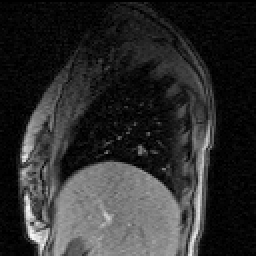
#> input picture workshop_2/cine_MR_1.png, 128 x 128 px (shown 2 times larger)
$ jupyter execute registration_workshop_2.ipynb   (older library calls are emulated)
#> lines starting #> are read from the running program, lines starting #| are printed output that depends on the picture
### workshop_2/demons.py
from skimage.transform import rescale
from scipy.ndimage.filters import gaussian_filter
import matplotlib.pyplot as plt
import numpy as np
import utils
from matplotlib.colors import ListedColormap

class DemonsAlgorithm(object):
  def __init__(self, optDict = {}):
    # set the parameters of the algorithm
    # if the parameters have not been set in the options dictionary
    # then use the default parameters defined in the second
    # argument of dictionary.get()
    self.target_full = optDict.get('target', '')
    self.source_full = optDict.get('source','')
    self.sigma_elastic = optDict.get('sigma_elastic', 1)
    self.sigma_fluid = optDict.get('sigma_fluid', 1)
    self.use_target_grad = optDict.get('use_target_grad', False)
    self.num_lev = optDict.get('num_lev', 1)
    self.max_it = optDict.get('max_it', 100)
    self.df_thresh = optDict.get('df_thresh', 0.001)
    self.check_MSD = optDict.get('check_MSD', True)
    self.disp_freq = optDict.get('disp_freq', 10)

  def run( self ):
    # loop over resolution levels
    for lev in xrange(1,self.num_lev+1):
        # resample images if needed
        if lev == self.num_lev:
            target = self.target_full
            source = self.source_full
        else:
            resamp_factor = np.power(2, self.num_lev - lev)
            target = rescale(self.target_full, 1.0/resamp_factor, mode='reflect', preserve_range=True, \
                             multichannel=False, order =3,  anti_aliasing=True)
            source = rescale(self.source_full, 1.0/resamp_factor, mode='reflect', preserve_range=True, \
                             multichannel=False, order =3,  anti_aliasing=True)

        # if first level initialise def_field, disp_field and update
        if lev == 1:
            X,Y = np.mgrid[0:target.shape[0],0:target.shape[1]]
            def_field = np.zeros((X.shape[0],X.shape[1],2))
            def_field[:,:,0] = X
            def_field[:,:,1] = Y
            disp_field_x = np.zeros(target.shape)
            disp_field_y = np.zeros(target.shape)
            update_x = np.zeros(target.shape)
            update_y = np.zeros(target.shape)
        else:
            # otherwise upsample disp_field from previous level
            disp_field_x = 2 * rescale(disp_field_x,2, mode='reflect', preserve_range=True, \
                                       multichannel=False,order =3)
            disp_field_y = 2 * rescale(disp_field_y,2, mode='reflect', preserve_range=True, \
                                       multichannel=False,order =3)
            # recalculate def_field for this level from disp_field
            X,Y = np.mgrid[0:target.shape[0],0:target.shape[1]]
            def_field = np.zeros((X.shape[0],X.shape[1],2)) # clear def_field from previous level
            def_field[:,:,0] = X
            def_field[:,:,1] = Y
            update_x = np.zeros(target.shape)
            update_y = np.zeros(target.shape)

        # calculate the transformed image at the start of this level
        self.trans_image = utils.resampImageWithDefField(source, def_field)

        # store the current def_field and MSD value to check for improvements at
        # end of iteration
        def_field_prev = def_field.copy()
        prev_MSD = self._calcMSD(target, self.trans_image)

        # pre-calculate the image gradients. only one of source or target
        # gradients needs to be calculated, as indicated by use_target_grad
        if self.use_target_grad:
            [target_gradient_x, target_gradient_y] = np.gradient(target)
        else:
            [source_gradient_x, source_gradient_y] = np.gradient(source)

        ## DISPLAY RESULTS ##
        cmap1 = plt.cm.Reds_r
        my_cmap1 = cmap1(np.arange(cmap1.N))
        my_cmap1[:,-1] = np.linspace(0, 1, cmap1.N)
        my_cmap1 = ListedColormap(my_cmap1)
        cmap2 = plt.cm.Blues_r
        my_cmap2 = cmap2(np.arange(cmap2.N))
        my_cmap2[:,-1] = np.linspace(0, 1, cmap2.N)
        my_cmap2 = ListedColormap(my_cmap2)

        fig, ax = plt.subplots(nrows = 2, ncols = 2, figsize = (7,7))
        utils.dispImage(source, ax = ax[0,0])
        ax[0,0].set_title('Source lv: {}'.format(lev))
        utils.dispImage(target, ax = ax[0,1])
        ax[0,1].set_title('Target lv: {}'.format(lev))
        utils.dispImage(self.trans_image, ax = ax[1,0])
        ax[1,0].set_title('Transformed Image lv: {}'.format(lev))
        #utils.dispImage(target - self.trans_image, ax = ax[1,1])
        ax[1,1].imshow(target.T, cmap = my_cmap1, vmin = np.min(target), vmax = np.max(target), \
          origin='lower', alpha = 0.5)
        ax[1,1].imshow(self.trans_image.T, cmap = my_cmap2, vmin = np.min(target), vmax = np.max(target), \
          origin='lower', alpha = 0.5)
        ax[1,1].set_title('Target (red) & Transformed Image (blue)')
        #plt.show()

        # main iterative loop - repeat until max number of iterations reached
        for it in range(self.max_it):
            # calculate update from demons forces
            #
            # if using target image graident use as is
            if self.use_target_grad:
                img_grad_x = target_gradient_x
                img_grad_y = target_gradient_y
            else:
                # but if using source image gradient need to transform with
                # current deformation field
                img_grad_x = utils.resampImageWithDefField(source_gradient_x, def_field)
                img_grad_y = utils.resampImageWithDefField(source_gradient_y, def_field)

            # calculate difference image
            diff = target - self.trans_image
            #calculate denominator of demons forces
            denom = np.power(img_grad_x,2) + np.power(img_grad_y,2) + np.power(diff,2)
            #calculate x and y components of numerator of demons forces
            numer_x = diff * img_grad_x
            numer_y = diff * img_grad_y
            #calculate the x and y components of the update
            update_x = numer_x / denom
            update_y = numer_y / denom
            #set nan values to 0
            update_x[np.isnan(update_x)] = 0
            update_y[np.isnan(update_y)] = 0

            #if fluid like regularisation used smooth the update
            if self.sigma_fluid > 0:
                update_x = gaussian_filter(update_x, self.sigma_fluid, mode='nearest')
                update_y = gaussian_filter(update_y, self.sigma_fluid, mode='nearest')

            #add the update to the current displacement field
            disp_field_x = disp_field_x + update_x
            disp_field_y = disp_field_y + update_y

            #if elastic like regularisation used smooth the displacement field
            if self.sigma_elastic > 0:
                disp_field_x = gaussian_filter(disp_field_x,self.sigma_elastic, mode='nearest')
                disp_field_y = gaussian_filter(disp_field_y, self.sigma_elastic, mode='nearest')

            #update deformation field from disp field
            def_field[:,:,0] = disp_field_x + X
            def_field[:,:,1] = disp_field_y + Y

            #transform the image using the updated deformation field
            self.trans_image = utils.resampImageWithDefField(source, def_field)
            if it % self.disp_freq == 0:
              # plot the results
              utils.dispImage(self.trans_image, ax = ax[1,0])
              #utils.dispImage(target - self.trans_image, ax = ax[1,1])
              ax[1,1].imshow(target.T, cmap = my_cmap1, vmin = np.min(target), vmax = np.max(target), \
               origin='lower', alpha = 0.5)
              ax[1,1].imshow(self.trans_image.T, cmap = my_cmap2, vmin = np.min(target), vmax = np.max(target), \
                origin='lower', alpha = 0.5)
              fig.canvas.draw()

              fig2, axs = plt.subplots(nrows = 2, ncols = 3, figsize = (7.5,5))
              utils.dispImage(disp_field_x, ax = axs[0,0])
              axs[0,0].set_title('Disp field x it: {}'.format(it))
              utils.dispImage(disp_field_y, ax = axs[1,0])
              axs[1,0].set_title('Disp field y it: {}'.format(it))
              utils.dispImage(update_x, ax = axs[0,1])
              axs[0,1].set_title('Update x it: {}'.format(it))
              utils.dispImage(update_y, ax = axs[1,1])
              axs[1,1].set_title('Update y it: {}'.format(it))
              utils.dispImage(self.trans_image, ax = axs[0,2])
              axs[0,2].set_title('Transformed image it: {}'.format(it))
              utils.dispImage(target - self.trans_image, ax = axs[1,2])
              axs[1,2].set_title('Target - transformed image it: {}'.format(it))


            #calculate MSD between target and transformed image
            MSD =  self._calcMSD(target, self.trans_image)

            #calculate max difference between previous and current def_field
            max_df = np.max(np.abs(def_field - def_field_prev))

            #display numerical results
            if it % 5 == 0:
              print('Iteration {0:d}: MSD = {1:e}, Max. change in def field = {2:0.3f}\n'.format(it, MSD, max_df))

            #check if max change in def field below threshhold
            if max_df < self.df_thresh:
                print('max df < df_thresh')
                break

            #check for improvement in MSD if required
            if self.check_MSD and MSD > prev_MSD:
                #restore previous results and finish level
                def_field = def_field_prev
                MSD = prev_MSD
                self.trans_image = utils.resampImageWithDefField(source, def_field)
                print('No improvement in MSD')
                break

            #update previous values of def_field and MSD
            def_field_prev = def_field.copy()
            prev_MSD = MSD.copy()


  # [17 lines left out: function _calcMSD, not called in this run]

### workshop_2/registration_workshop_2.ipynb
# Information Processing for Medical Imaging 2018/2019
## Registration workshop 2
### 24th January 2019

### Python version

### PART 1: Similarity Measures

[Open in Colab](https://colab.research.google.com/github/meganzoe/ipmi-registration/blob/master/workshop_2/registration_workshop_2.ipynb)

Uncomment the lines below to clone the code into the vritual Colab workspace.

[cell 1]
#!git clone https://github.com/meganzoe/ipmi-registration
#import os
#os.chdir('ipmi-registration/workshop_2')

Load the 2D images stored in `ct_slice_int8.png`,  `ct_slice_int16.png`, `mr_slice_int16.png`.

The images are stored as 8 and 16 bit unsigned integers, as the names suggest. Remember to convert them to doubles/floats to avoid processing errors, and to re-orientate them into ‘standard orientation’ as before.

Display the images using the `dispImage` function from last week. You should notice that the two CT images appear exactly the same, but if you examine the actual values in the images you will see that the images use different intensity ranges. In the 16 bit version, the intensity values correspond to Hounsfield Units (or rather Hounsfield Units + 1000, since air has a value of -1000, but the image cannot contain negative values as it is stored as unsigned integers), but in the 8 bit image the values have been scaled as the image can only contain values from 0 to 255.

Using the function you wrote last week, write code below that will transform each of the images by theta = -90:90 degrees about the point 10,10. Remember to avoid multiple re-samplings by always resampling the original images, and to use pull interpolation (so the image will appear to rotate clockwise). As the image is being rotated about a point near the bottom left of the image it should appear to move in from the left hand side of the image and then disappear off the bottom of the image (if you are unsure if your images are being transformed correctly ask one of the helpers).

For each value of theta use the provided `calcSSD` function within `utils.py` to calculate the SSD between:
1.	The original 16 bit CT and the rotated 16 bit CT
2.	The original 16 bit CT and the rotated 8 bit CT
3.	The original 16 bit CT and the rotated MR
4.	The original 8 bit CT and the rotated 8 bit CT

This will result in 181 SSD values for each of the 4 cases above. If you plot the results you should get the results seen in Figure 1 below.

Note that:
- SSD reaches a minimum (of 0) for cases 1 and 4 when the images are in alignment;
- For cases 2 and 3 SSD does not have a minimum when the images are aligned;
- For all cases the SSD drops off as the overlap between the images decreases;
- Although the shape of the SSD curve for cases 1 and 4 is the same, the values of the SSD are different by 2 orders of magnitude.

Make sure you understand why you get these results.

Now modify the `calcSSD` function so that it calculates the Mean Squared Difference and save it as a function called `calcMSD`. Repeat the rotations above and use your calcMSD function to calculate the MSD values for each value of theta.

[cell 2]
def calcMSD(A,B):
  """
  function to calculate the  mean of squared differences between
  two images

  INPUTS:    A: an image stored as a 2D matrix
             B: an image stored as a 2D matrix. B must be the
                same size as A

  OUTPUTS:   MSD: the value of the mean of squared differences


  NOTE: if either of the images contain NaN values, these
        pixels should be ignored when calculating the MSD.
  """
  return

If you plot the results they should appear as in figure 2:

Make sure you understand why:
- The MSD values for cases 1 and 4 are not affected by the amount of overlap between the image;
- The shape of the MSD curves for cases 1 and 4 are the same but the values are different;
- The MSD values for cases 2 and 3 are lower for negative values of theta and higher for positive values.

Look at the `calcEntropies` and `calcNCC` functions within `utils.py` and make sure you understand how they work. Use these functions to calculate the joint and marginal entropies (H_AB, H_A, and H_B), and the Normalised Cross Correlation (NCC) for each value of theta. Calculate the Mutual Information (MI) and Normalised Mutual Information (NMI) from the entropy values, and plot the results NCC, H_AB, MI, and NMI.
- Do the different measures perform as expected for the different cases?

Make sure you understand all the results you get.

### PART 2: Demons Registration

Load in the 3 images stored in `cine_MR_1.png`,  `cine_MR_2.png`, and `cine_MR_3.png`, convert them to doubles, and re-orientate them into ‘standard orientation’.

These images contain a 2D sagittal MR slice showing the lung, liver, and surrounding anatomy, at different points in time during free-breathing. Image 1 is at end-exhalation, image 2 at the end-inhalation for a normal breath, and image 3 at end-inhalation for a deep breath. Display the images and observer the motion that occurs between the images.
- Pay particular attention to motion that you think could be challenging for the demons algorithm to recover, such as very large motion and deformation, or sliding motion that can occur between the lung/liver and surrounding anatomy.

[cell 3]
## declare target_image and source_image here
from skimage import io
import numpy as np
cine_MR_1 = io.imread('cine_MR_1.png')
#> cine_MR_1 is the input picture: shape (128, 128); min 0, max 247, mean 45.4
target_image = np.flipud(np.double(cine_MR_1)).T
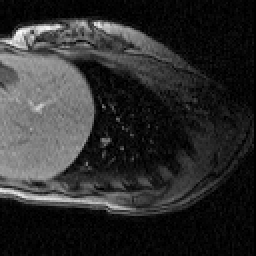
#> target_image: shape (128, 128) float64 (shown 2 times larger); min 0, max 247, mean 45.4

cine_MR_2 = io.imread('cine_MR_2.png')
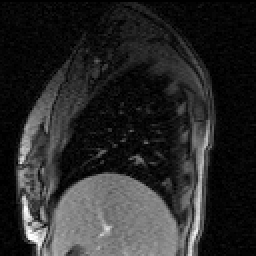
#> input picture workshop_2/cine_MR_2.png, 128 x 128 px (shown 2 times larger)
#> cine_MR_2 is the input picture: shape (128, 128); min 0, max 255, mean 41.3
source_image = np.flipud(np.double(cine_MR_2)).T
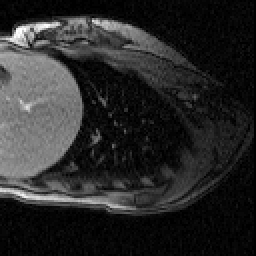
#> source_image: shape (128, 128) float64 (shown 2 times larger); min 0, max 255, mean 41.3

You have been provided with a script `demons.py` that will perform a registration based on the demons algorithm using a multi-resolution approach.
- Try running the algorithm. You first need to import the class defined in `demons.py`; then declare a dictionary of options (default parameters will be used otherwise) to give to the algorithm; then use the run() function to run the algorithm as shown below.

[cell 4]
from demons import DemonsAlgorithm

## declare the option dictionary to supply to the Demons Algorithm
optDict = {}

# set the target and source images
optDict['target'] = target_image
optDict['source'] = source_image

#the amount of elastic and fluid regularistion to apply. this is the
#standard deviation of the Gaussian used to smooth the update or
#displacement field
#a value of 0 means no smoothing is applied
optDict['sigma_elastic'] = 1
optDict['sigma_fluid'] = 1

#if use_target_grad set to True the target image gradient will be used
#when calculating the demons forces as in the original demons paper. if it
#is set to False the transformed source image gradient will be used
#when calculating the demons forces
optDict['use_target_grad'] = False

# the number of levels to use in the multi-resolution scheme
optDict['num_lev'] = 1

# the maximum number of iterations to use at each level
optDict['max_it'] = 1000

#the threshhold for changes to the deformation field at each iteration. if
#the maximum absolute change in any of the deformation field values is less
#than this threshhold for any iteration the registration will stop running
#in the current level and move to the next level, or finish if this is the
#last level
optDict['df_thresh'] = 0.001

#if check_msd is set to 1 (true) the mean squared difference (MSD) will be
#evaluated at each iteration, and if it has not improved the registration
#will be stopped at this level and proceed to the next levl / finish. if it
#is set to 0 (false) the registration will keep running regardless of
#whether the MSD has improved or not.
optDict['check_MSD'] = True

#the frequency with which update the displayed images. the images will be
#updated every disp_freq iterations
optDict['disp_freq'] = 100

algorithm = DemonsAlgorithm(optDict)
#> in __init__, `self.sigma_elastic = optDict.get('sigma_elastic', 1)`: self.sigma_elastic = 1
#> in __init__, `self.use_target_grad = optDict.get('use_target_grad', False)`: self.use_target_grad = False
#> in __init__, `self.num_lev = optDict.get('num_lev', 1)`: self.num_lev = 1
#> in __init__, `self.max_it = optDict.get('max_it', 100)`: self.max_it = 1000
#> in __init__, `self.df_thresh = optDict.get('df_thresh', 0.001)`: self.df_thresh = 0.001
#> in __init__, `self.check_MSD = optDict.get('check_MSD', True)`: self.check_MSD = True
#> in __init__, `self.disp_freq = optDict.get('disp_freq', 10)`: self.disp_freq = 100
#> the loop in run, `for lev in xrange(1,self.num_lev+1):` made 1 pass
#> after the loop in run, `for lev in xrange(1,self.num_lev+1):`: disp_field_x: shape (128, 128) float64; every value is 0
algorithm.run()
#> (the call stopped at in run, `self.trans_image = utils.resampImageWithDefField(source, def_field)`: utils is not available in this run)

You will see multiple figures appear after the cell above. The first figure of 4 show the source and target images at each resolution level along with the transformed source image and the difference image used to inspect the regsitration performance. Yhe next figures show the displacement fields, update fields and transformed image and difference image at each iteration (with the display frequency chosen).

When the registration finishes compare the result with the target and source images. How well do you think the registration did at aligning the images?

Now have a look through the script. You will see there are several parameters that can be set at the start of the script, and then the code that performs the registration. Make sure you understand what each of the parameters does, how the script works, and how it implements the demons algorithm? Take some time to look through the script. If there are any parts you do not understand ask me or one of the lab assistants to explain it.

Try changing the values that affect the amount of elastic-like and fluid-like regularisation that applied and rerunning the registration.

- Does the registration perform differently?
- Do you understand why the registration performs the way it does for the parameters you chose?

Note – if the registration takes a long time you may want to increase the value of the `disp_freq` parameter. The registration itself should run relatively fast, but updating the displayed images takes some time and slows the progress down. Increasing this parameters means the display is updated less often. Conversely, if registration runs very fast and you miss the details of how the result develop try decreasing this number.

Now try changing the `use_target_grad` parameter. How does this affect the performance of the registration?
The script can perform a multi-resolution registration, but so far only single-resolution registration have been performed.

Try resetting the other parameters to their original values (`sigma_elastic` = 1; `sigma_fluid` = 1; `use_target_grad` = 0;) and setting `num_lev` = 3 to use a multi-resolution approach with 3 levels.

- Do you think using a multi-resolution approach helps? Why?

Try out different combinations of parameters mentioned above, and see if you can get a feel for how they affect the performance and results of the registration, and how they interact with each other.

Also try modifying the other parameters in the script, and understand how they impact the performance of the registration.
Now try swapping the target and source images set at the start of the script. Try using image 3 instead of image 1 or image 2. Can you find parameters that give a good registration result when using images 1 and 3?
